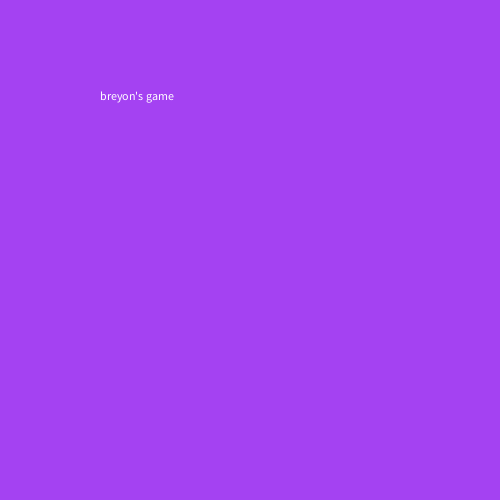
Frame 1 (no input)
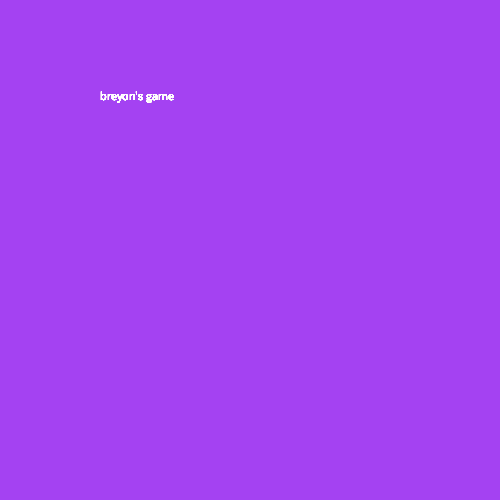
Frame 60 (the mouse pressed at the canvas centre just before this capture)
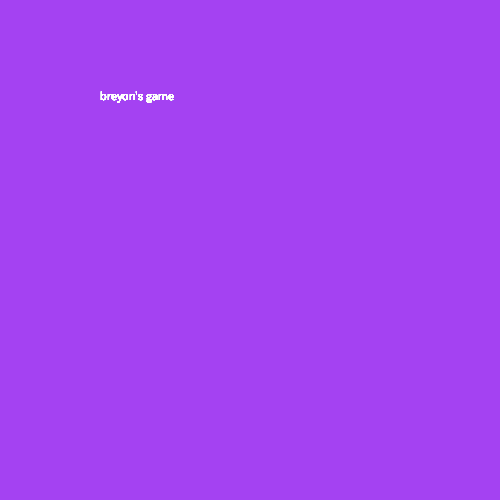
Frame 120 (the mouse held since frame 60 and released just before this capture)

The Processing sketch that drew these frames (run headless with seeded random() and noise(); from frame 60 on, the mouse is pressed at the canvas centre):

// Processing sketch: processing_30956
// ── processing_30956.pde

void setup() {  
 size(500,500);
background ( color (random(255), random(255), random(255)));
}
 
void draw() { 
  text ( "breyon's game", 100, 100 ) ;
}
 void mousePressed(){
   random (5) ;
line (100, 200, 100, 200) ;
  }


                
                
